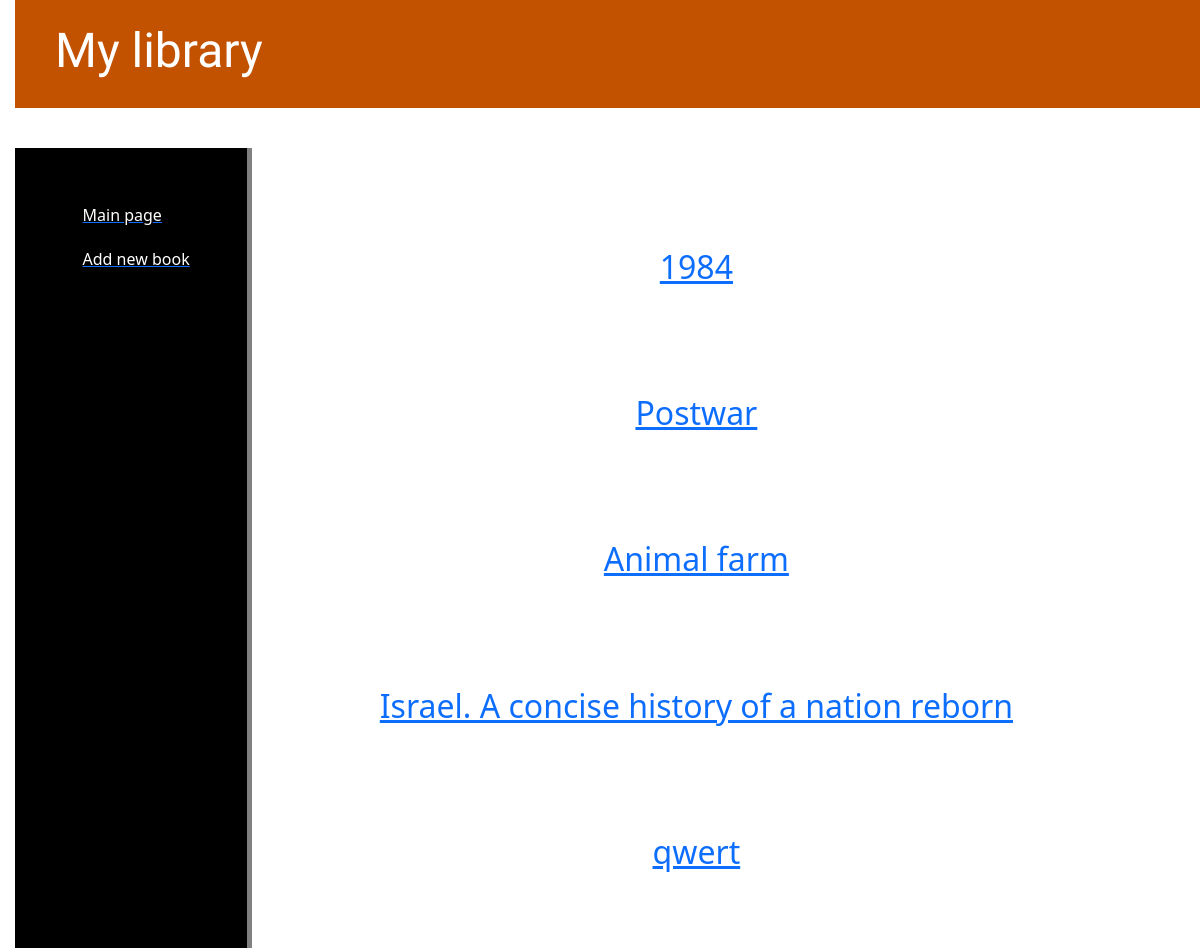
Before: / with the older database file.
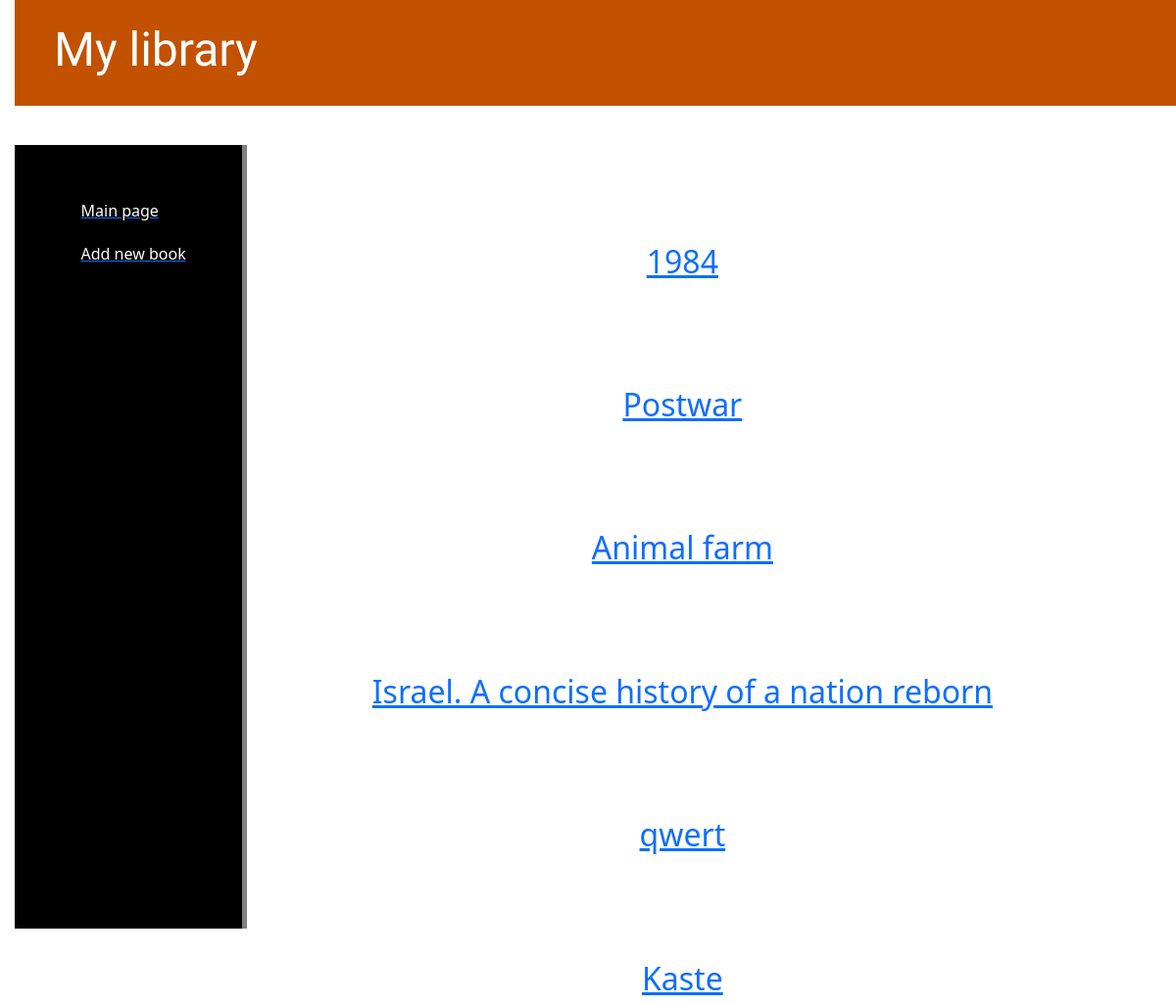
After: the same page with the newer database file.
### books/models.py (models this page shows, shortened)
class Book(models.Model):
    title = models.CharField(max_length=255)
    author = models.CharField(max_length=255)
    price = models.IntegerField()
    publishing_date = models.IntegerField()
    genre = models.CharField(max_length=255)
    description = models.TextField()
    is_published_on_website = False

### books/views.py (the view)
# urls.py: path('', views.show_main_page, name='show_main_page'),
def show_main_page(request):
    library = Book.objects.all()
    return render(request, 'books/mainpage.html', {'library': library})

### books/templates/books/mainpage.html
{% extends 'books/base.html' %}
{% block content %}
{% for book in library %}
<div class="book">
    <h2><a href="{% url 'show_post_by_id' pk=book.pk %}">{{ book.title }}</a></h2>
</div>
{% endfor %}
{% endblock %}

Changed rows visible on the page:
added Book: title "Kaste"
